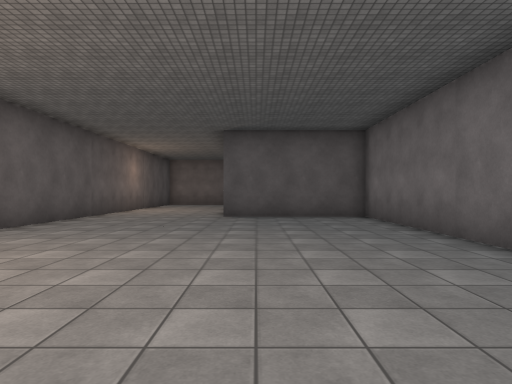
[1] (above)

17 first-person views from a walk through a Unity game level. The camera is 1.4 m above the floor, looks level and sees 75° across. The floor is counted in squares, 2 m on a side. Each view is taken from the middle of a square. On the plan, view 1 faces up. The plan holds only what a view shows up to about 10 squares ahead; the rest is blank. The place goes on beyond the plan. The player is left out. Surface patterns are stand-ins for the level's own textures.

[2]
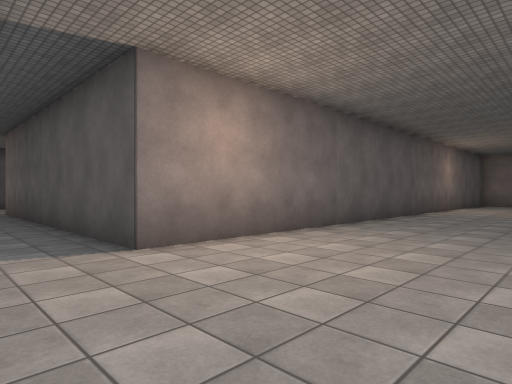

[3]
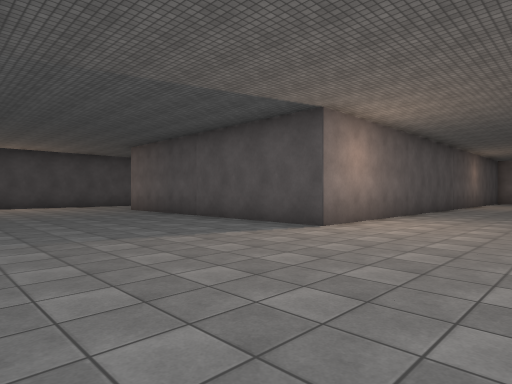

[4]
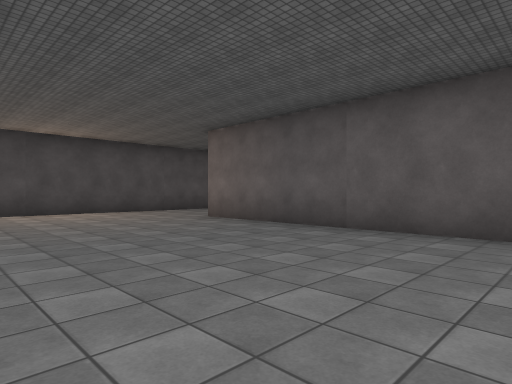

[5]
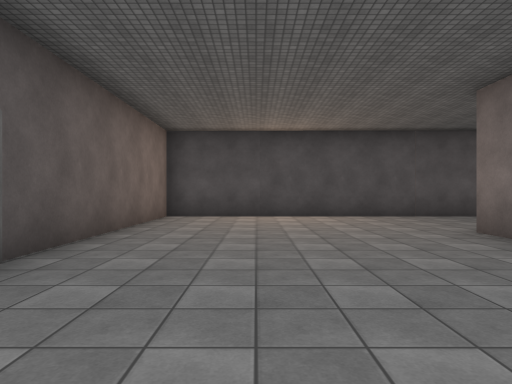

[6]
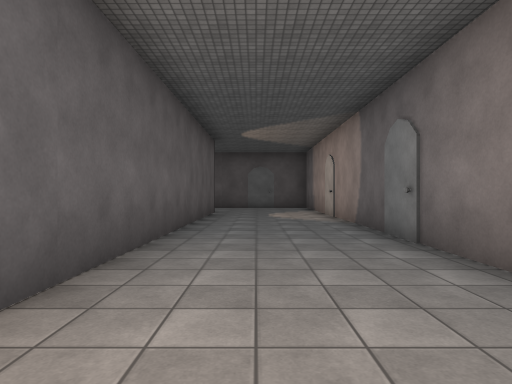

[7]
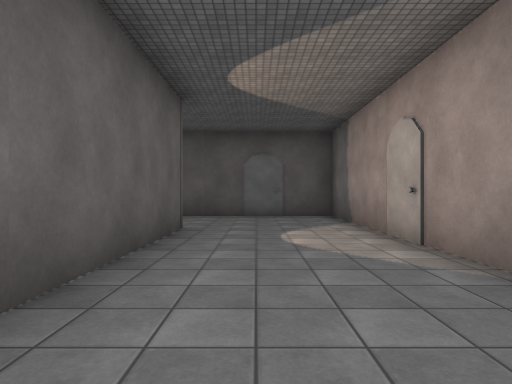

[8]
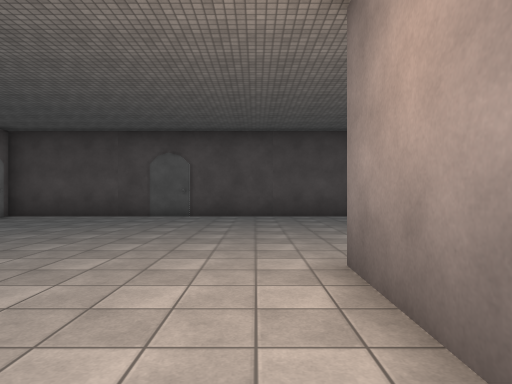

[9]
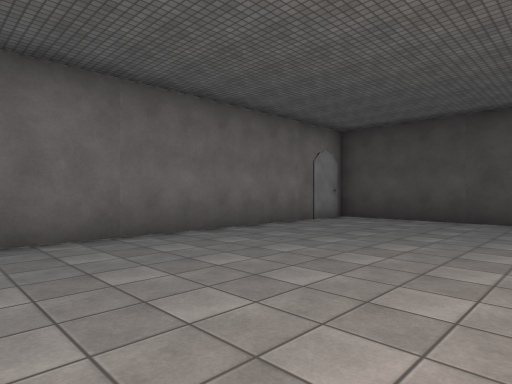

[10]
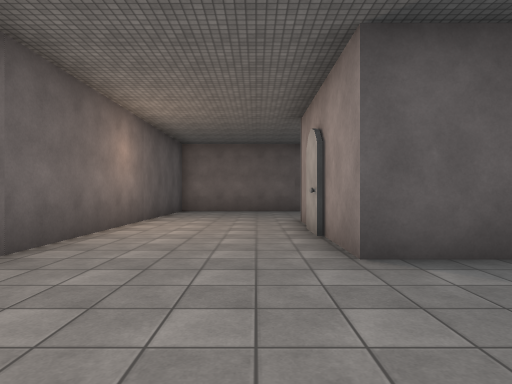

[11]
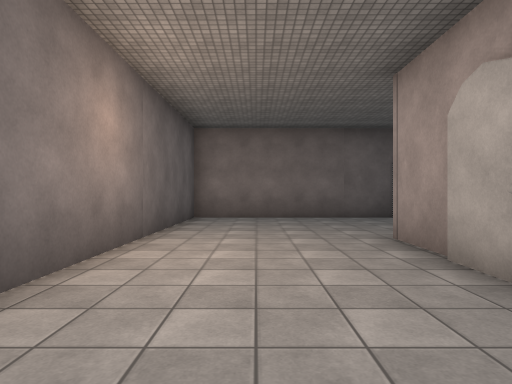

[12]
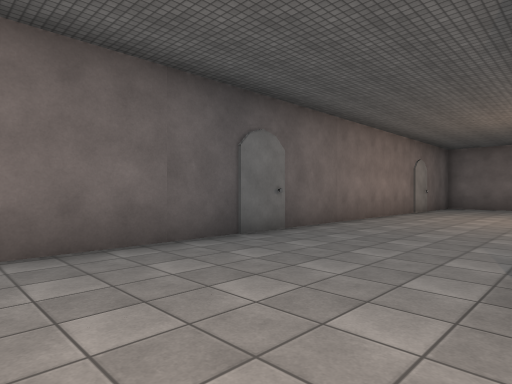

[13]
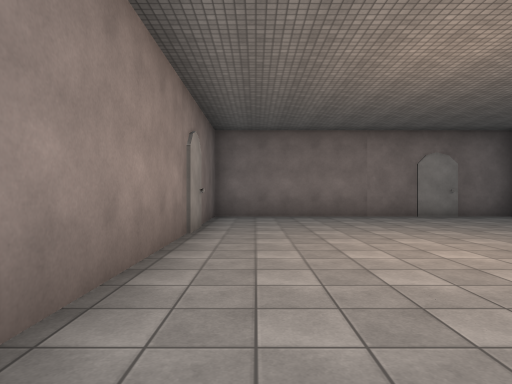

[14]
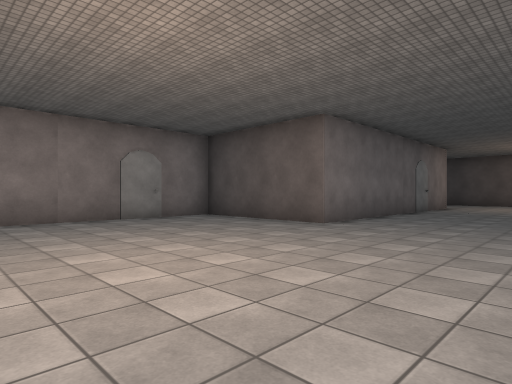

[15]
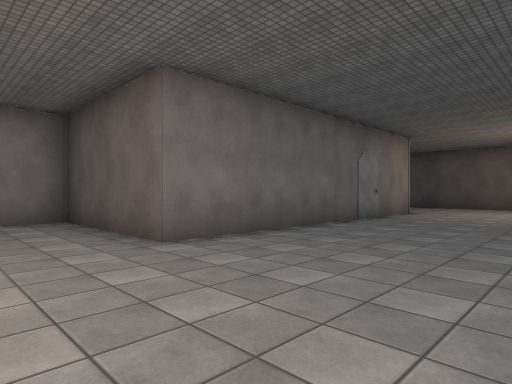

[16]
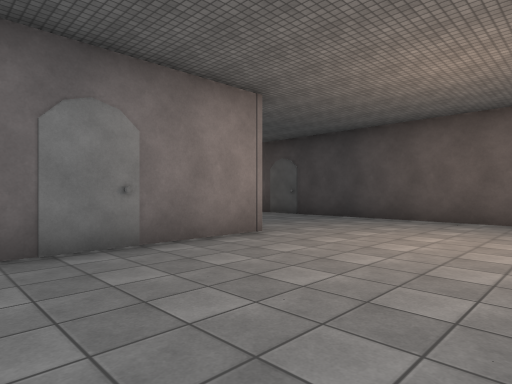

[17]
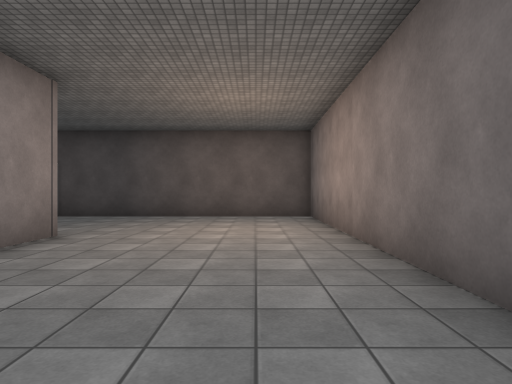

### Floor plan
Points are (right, up) in squares from view 1. A wall is a line through its corners. A room is listed if a view was taken in it or the views show most of it. See-through windows are left out.
Room 1 (views 1, 2, 3, 4, 5, 6, 7, 8, 9, 10, 11)
walls: (-6.6, -5.6) (3.1, -5.6) (3.1, 2.4); (-13.8, 1.9) (-13.8, 13.7) (-18.1, 13.7); (-4.8, 9.5) (-4.9, 0.8) (-13.9, 0.8); (3.1, 4) (3.1, 9.5) (-1, 9.5); (-17.4, 10.4) (-17.6, -5.6) (-11.3, -5.6)
ways out: opening at (-3, 10) to room 2
Room 2 (views 12, 13, 14, 15, 16, 17)
walls: (3.5, 4.1) (3.4, -3.5) (10.6, -3.5); (-1, 9.5) (-1, 12.5); (-1, 12.6) (-1, 14.1); (8.2, 0.6) (8.2, 9.6) (12.5, 9.6) (12.5, 18.2) (-4.7, 18.2) (-4.8, 9.5)
ways out: opening at (-3, 10) to room 1

Positions as (right, up) in squares from view 1, and headings:
1: (0, 0), facing up
2: (-1, -1), facing up-left
3: (-1, -5), facing up-left
4: (-6, -5), facing up-left
5: (-8, -3), facing left
6: (-16, -1), facing up
7: (-16, 4), facing up
8: (-4, 4), facing down
9: (-2, 3), facing down-right
10: (-2, 6), facing up
11: (-3, 9), facing up
12: (-3, 14), facing up-right
13: (3, 17), facing right
14: (4, 16), facing down-right
15: (4, 12), facing down-right
16: (4, 5), facing down-right
17: (5, 6), facing down
